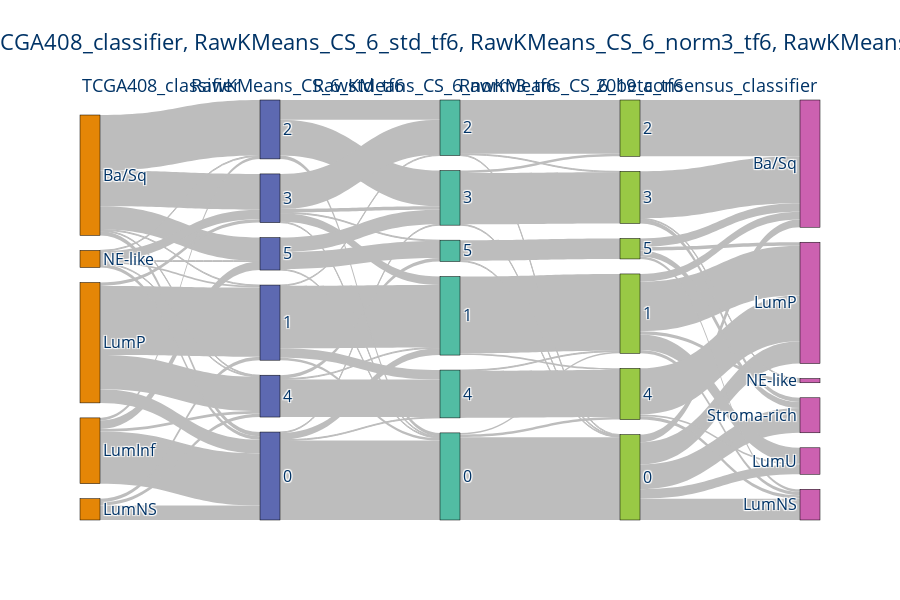

The cell this chart's notebook holds for it:
### Code cell
num = 6
cluster_model = "RawKMeans"
reorder_cols = [
    "TCGA408_classifier",
    "{}_CS_{}_std_tf{}".format(cluster_model, num, tf),
    "{}_CS_{}_norm3_tf{}".format(cluster_model, num, tf),
    "{}_CS_{}_beta_tf{}".format(cluster_model, num, tf),
    "2019_consensus_classifier",
]
sky.main(df=comb_tf6, reorder_cols=reorder_cols, title="Best for {}. Comp between {} ".format(sel_exp.type, ", ".join(reorder_cols)))

### Figure 1 — Plotly figure (JSON) as saved in the notebook; plotly's stock layout.template omitted (floating-point values rounded to 4 significant figures)
{"data": [{"arrangement": "perpendicular", "link": {"color": "#bdbdbd", "source": [0, 0, 0, 0, 0, 0, 1, 1, 1, 1, 2, 2, 2, 3, 3, 3, 3, 4, 4, 4, 4, 4, 4, 5, 5, 5, 5, 6, 6, 6, 6, 7, 7, 7, 8, 8, 8, 8, 8, 9, 9, 9, 10, 10, 10, 11, 11, 11, 12, 12, 13, 13, 13, 14, 14, 14, 15, 15, 16, 16, 17, 17, 17, 17, 17, 18, 18, 18, 18, 18, 19, 20, 20, 20, 21, 21, 21, 22, 22, 22, 22], "target": [5, 6, 7, 8, 9, 10, 5, 7, 9, 10, 5, 6, 9, 5, 6, 8, 9, 5, 6, 7, 8, 9, 10, 11, 12, 14, 15, 11, 12, 13, 15, 11, 13, 14, 11, 12, 13, 14, 16, 12, 15, 16, 11, 14, 16, 17, 18, 21, 18, 21, 17, 19, 20, 17, 19, 20, 18, 21, 17, 22, 23, 24, 25, 26, 28, 23, 24, 25, 26, 27, 23, 23, 27, 28, 24, 25, 26, 23, 24, 25, 28], "value": [5, 1, 65, 42, 1, 27, 61, 3, 3, 10, 17, 4, 4, 16, 81, 4, 40, 4, 2, 1, 11, 1, 1, 93, 8, 1, 1, 3, 73, 1, 11, 4, 23, 42, 1, 10, 41, 4, 1, 1, 44, 4, 1, 17, 20, 97, 2, 3, 90, 2, 1, 63, 1, 1, 3, 60, 1, 55, 1, 24, 9, 25, 26, 11, 29, 9, 4, 58, 18, 4, 66, 55, 1, 5, 4, 54, 2, 10, 3, 4, 7]}, "node": {"color": ["rgb(229, 134, 6)", "rgb(229, 134, 6)", "rgb(229, 134, 6)", "rgb(229, 134, 6)", "rgb(229, 134, 6)", "rgb(93, 105, 177)", "rgb(93, 105, 177)", "rgb(93, 105, 177)", "rgb(93, 105, 177)", "rgb(93, 105, 177)", "rgb(93, 105, 177)", "rgb(82, 188, 163)", "rgb(82, 188, 163)", "rgb(82, 188, 163)", "rgb(82, 188, 163)", "rgb(82, 188, 163)", "rgb(82, 188, 163)", "rgb(153, 201, 69)", "rgb(153, 201, 69)", "rgb(153, 201, 69)", "rgb(153, 201, 69)", "rgb(153, 201, 69)", "rgb(153, 201, 69)", "rgb(204, 97, 176)", "rgb(204, 97, 176)", "rgb(204, 97, 176)", "rgb(204, 97, 176)", "rgb(204, 97, 176)", "rgb(204, 97, 176)"], "label": ["Ba/Sq", "LumInf", "LumNS", "LumP", "NE-like", 0, 1, 2, 3, 4, 5, 0, 1, 2, 3, 4, 5, 0, 1, 2, 3, 4, 5, "Ba/Sq", "LumNS", "LumP", "LumU", "NE-like", "Stroma-rich"], "line": {"color": "black", "width": 0.5}, "pad": 15, "thickness": 20}, "type": "sankey"}], "layout": {"annotations": [{"align": "left", "font": {"color": "#003366", "size": 18}, "showarrow": false, "text": "TCGA408_classifier", "x": 0, "xref": "x", "y": 1.07, "yref": "paper"}, {"align": "left", "font": {"color": "#003366", "size": 18}, "showarrow": false, "text": "RawKMeans_CS_6_std_tf6", "x": 1, "xref": "x", "y": 1.07, "yref": "paper"}, {"align": "left", "font": {"color": "#003366", "size": 18}, "showarrow": false, "text": "RawKMeans_CS_6_norm3_tf6", "x": 2, "xref": "x", "y": 1.07, "yref": "paper"}, {"align": "left", "font": {"color": "#003366", "size": 18}, "showarrow": false, "text": "RawKMeans_CS_6_beta_tf6", "x": 3, "xref": "x", "y": 1.07, "yref": "paper"}, {"align": "left", "font": {"color": "#003366", "size": 18}, "showarrow": false, "text": "2019_consensus_classifier", "x": 4, "xref": "x", "y": 1.07, "yref": "paper"}], "font": {"color": "#003366", "size": 16}, "height": 600, "plot_bgcolor": "rgba(0,0,0,0)", "title": {"text": "Best for standard_4K_6TF. Comp between TCGA408_classifier, RawKMeans_CS_6_std_tf6, RawKMeans_CS_6_norm3_tf6, RawKMeans_CS_6_beta_tf6, 2019_consensus_classifier "}, "xaxis": {"showgrid": false, "visible": false, "zeroline": false}, "yaxis": {"showgrid": false, "visible": false, "zeroline": false}}}
